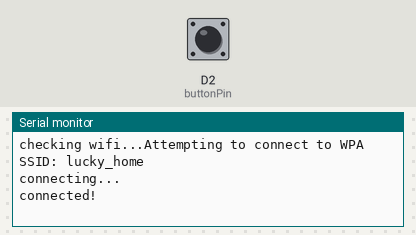
The sketch below on a simulated Arduino MKR. Parts: the last lines printed to the serial monitor. Inputs (shaded band) come from the test bench; at power-on: D2 (buttonPin) HIGH. WiFi joins after 1.5 s; servers stay silent unless stated; no MQTT or app messages arrive unless stated.

Above: at 8.2 s.
8.3 s: D2 (buttonPin) pulled LOW for 0.15 s
At 8.8 s:
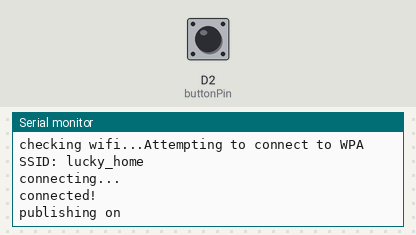
9.9 s: D2 (buttonPin) pulled LOW for 1 s
At 11.4 s:
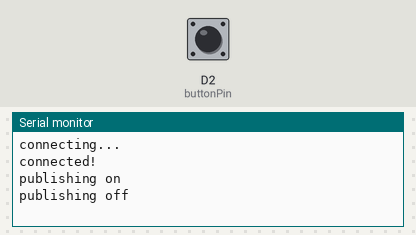

Measured:
- after the input at 8.3 s, the serial monitor: prints a new line at once (image 1)
- after the input at 9.9 s, the serial monitor: prints a new line at once (image 2)

The sketch:

Ardcld_button_test1.ino
```cpp
#include <WiFi101.h>
#include <WiFiSSLClient.h>
#include <MQTTClient.h>
int status = WL_IDLE_STATUS;
MQTTClient client;
WiFiSSLClient net;
int buttonPin = 2;
boolean buttonState = false;
boolean oldButtonState = false;
boolean lightStatus=false;
const char* ssid  = "lucky_home";     //  your network SSID (name)
const char* password = "laxmish53";  // your network password
const char* userName = "luckyhegde";
const char* deviceName = "button";
const char* deviceId = "038987a4-414c-4645-b09d-e754a354ba66";
const char* devicePsw = "940208d5-0efa-4ea7-918b-b793e4c7d7e6";
void setup() {
 Serial.begin(9600);
 WiFi.begin(ssid, password);
 client.begin("mqtt.arduino.cc", 8883, net);
 connect();
 pinMode(2, INPUT);
}
void connect() {
 Serial.print("checking wifi...");
 while ( status != WL_CONNECTED) {
   Serial.print("Attempting to connect to WPA SSID: ");
   Serial.println(ssid);
   // Connect to WPA/WPA2 network:
   status = WiFi.begin(ssid, password);
   // wait 10 seconds for connection:
   delay(4000);
 }
 Serial.println("connecting...");
 while (!client.connect(deviceName, deviceId, devicePsw)) {
   Serial.print(".");
 }
 Serial.println("connected!");
}
void loop() {
 client.loop();
 buttonState = digitalRead(buttonPin);
 if (!buttonState && oldButtonState) {
   lightStatus = !lightStatus;
   if (lightStatus) {
     client.publish("/<username>/button/status", "on");
     Serial.println("publishing on");
   } else {
     client.publish("/<username>/button/status", "off");
     Serial.println("publishing off");
   }
 }
 oldButtonState = buttonState;
 delay(50);
}
void messageReceived(String topic, String payload, char * bytes, unsigned int length) {
 Serial.print("incoming: ");
 Serial.print(topic);
 Serial.print(" - ");
 Serial.print(payload);
 Serial.println();
}
```
